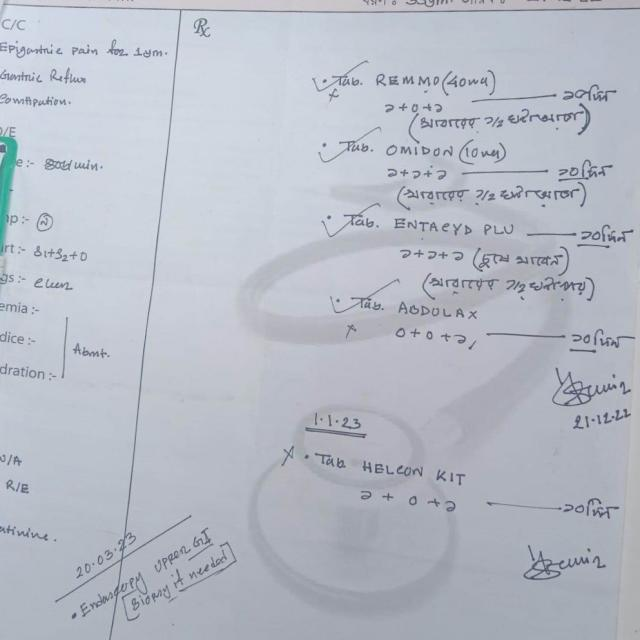
#> input picture data/raw_images/good/img_0073.jpg, 640 x 640 px
$ python paddle_ocr_engine.py
#> lines starting #> are read from the running program, lines starting #| are printed output that depends on the picture; after the words box and inside, x2 and y2 are one past the last pixel; in counts of white or black regions, pixels touching at a corner belong together
"""
PaddleOCR Engine for Prescription Text Extraction (PaddleOCR v3 API)
=====================================================================
Wrapper around PaddleOCR v3 (3.2.x) for English prescription text recognition.

Features:
- English-only recognition (optimized for prescriptions)
- Adaptive preprocessing per field type
- Multi-attempt recognition with different preprocessing strategies
- Confidence-based result filtering

PaddleOCR v3 API Notes:
- Use `ocr.predict(img)` not `ocr.ocr(img)`
- Results are OCRResult dicts with 'rec_texts', 'rec_scores'
- No more use_gpu, show_log, det_db_thresh etc. params

Author: MediScan Project
Version: 6.1 (Feb 2026) - Updated for PaddleOCR v3
"""

import os
import sys
import cv2
import numpy as np
from pathlib import Path
from typing import Dict, List, Tuple, Optional

# Suppress PaddlePaddle logging noise
os.environ['GLOG_v'] = '0'
os.environ['FLAGS_log_dir'] = ''

# Disable PaddlePaddle PIR mode (causes NotImplementedError on Railway CPU)
os.environ['FLAGS_enable_pir_api'] = '0'
os.environ['FLAGS_enable_pir_in_executor'] = '0'

# Add project root to path
project_root = Path(__file__).parent.parent.parent
sys.path.insert(0, str(project_root))


class PaddleOCREngine:
    """
    PaddleOCR v3 engine optimized for English prescription text.

    Features:
    - English-only recognition (cleaner output for prescriptions)
    - Adaptive preprocessing per field type
    - Multiple recognition attempts with different preprocessing
    - Confidence-based result filtering
    """

    # Preprocessing profiles per field type
    FIELD_PROFILES = {
        # Medicine names: typically printed, need sharp text
        'MEDICINE': {'contrast': 2.5, 'denoise': 8, 'sharpen': True, 'upscale': 2.0},
        'DOSE_STRENGTH': {'contrast': 2.5, 'denoise': 8, 'sharpen': True, 'upscale': 2.0},

        # Schedules: often handwritten, need more denoising
        'DOSAGE_SCHEDULE': {'contrast': 2.0, 'denoise': 12, 'sharpen': False, 'upscale': 2.5},
        'DURATION': {'contrast': 2.0, 'denoise': 12, 'sharpen': False, 'upscale': 2.5},

        # Doctor/hospital: printed text, standard processing
        'DOCTOR_NAME': {'contrast': 2.0, 'denoise': 10, 'sharpen': True, 'upscale': 2.0},
        'HOSPITAL': {'contrast': 2.0, 'denoise': 10, 'sharpen': True, 'upscale': 2.0},

        # Other fields
        'DATE': {'contrast': 2.0, 'denoise': 10, 'sharpen': True, 'upscale': 2.0},
        'TEST': {'contrast': 2.0, 'denoise': 10, 'sharpen': False, 'upscale': 2.0},
        'DIAGNOSIS': {'contrast': 2.0, 'denoise': 12, 'sharpen': False, 'upscale': 2.5},
    }

    DEFAULT_PROFILE = {'contrast': 2.0, 'denoise': 10, 'sharpen': False, 'upscale': 2.0}

    def __init__(self):
        """Initialize PaddleOCR v3 engine (English)."""
        print("=" * 60)
        print("INITIALIZING PADDLEOCR v3 ENGINE (English)")
        print("=" * 60)

        self.ocr = None
        self._init_paddleocr()
#> (the call stopped at in _init_paddleocr, `self.ocr = PaddleOCR( use_angle_cls=False, lang='en', show_log=False, )`: paddleocr is not available in this run)
#> further down, img is the input picture: shape (640, 640, 3); mean B, G, R 198.5, 187.8, 182.9

        print("=" * 60)
        print("PADDLEOCR READY")
        print("=" * 60)

    def _init_paddleocr(self):
        """Initialize PaddleOCR with English model (supports both v2 and v3 API)."""
        print("\nLoading PaddleOCR (English-only)...")
        self._use_v3_api = False

        try:
            from paddleocr import PaddleOCR
            import paddleocr
            version = getattr(paddleocr, '__version__', '0.0.0')
            major_ver = int(version.split('.')[0])
            print(f"  PaddleOCR version: {version}")

            if major_ver >= 3:
                # PaddleOCR v3 API
                try:
                    self.ocr = PaddleOCR(
                        lang='en',
                        use_doc_orientation_classify=False,
                        use_doc_unwarping=False,
                        use_textline_orientation=False,
                    )
                    # Quick test to see if predict() actually works
                    test_img = np.zeros((50, 150, 3), dtype=np.uint8) + 255
                    cv2.putText(test_img, "test", (5, 35), cv2.FONT_HERSHEY_SIMPLEX, 1.0, (0, 0, 0), 2)
                    test_result = self.ocr.predict(test_img)
                    if test_result and len(test_result) > 0:
                        r = test_result[0]
                        texts = r.get('rec_texts', []) if hasattr(r, 'get') else []
                        if texts:
                            self._use_v3_api = True
                            print(f"  [OK] PaddleOCR v3 API verified (test returned: {texts})")
                        else:
                            print("  [WARN] v3 API returned empty, falling back to v2 API...")
                            raise RuntimeError("v3 API returned empty text")
                    else:
                        raise RuntimeError("v3 API returned no results")
                except Exception as e:
                    print(f"  [WARN] v3 predict() failed: {e}")
                    print("  Falling back to PaddleOCR v2 API...")
                    self.ocr = PaddleOCR(
                        use_angle_cls=False,
                        lang='en',
                        show_log=False,
                    )
                    self._use_v3_api = False
            else:
                # PaddleOCR v2 API
                self.ocr = PaddleOCR(
                    use_angle_cls=False,
                    lang='en',
                    show_log=False,
                )
                self._use_v3_api = False

            api_label = "v3 (predict)" if self._use_v3_api else "v2 (ocr)"
            print(f"[OK] PaddleOCR loaded (English model, using {api_label} API)")

        except Exception as e:
            print(f"[ERROR] PaddleOCR failed to load: {e}")
            raise

    def preprocess_for_field(self, image: np.ndarray, field_type: str = None) -> np.ndarray:
        """
        Field-specific preprocessing for better OCR.

        Args:
            image: Input image (BGR or grayscale)
            field_type: Type of prescription field

        Returns:
            Preprocessed image (BGR, upscaled)
        """
#> called with field_type = 'MEDICINE'
        profile = self.FIELD_PROFILES.get(field_type, self.DEFAULT_PROFILE)

        # Convert to grayscale for processing
        if len(image.shape) == 3:
            gray = cv2.cvtColor(image, cv2.COLOR_BGR2GRAY)
        else:
            gray = image.copy()

        h, w = gray.shape[:2]
#> h = 640; w = 640

        # 1. Upscale small crops (PaddleOCR works better with larger images)
        upscale = profile['upscale']
        if h < 50 or w < 100:
            upscale = max(upscale, 3.0)  # Extra upscaling for tiny crops

        if upscale > 1.0:
            gray = cv2.resize(gray, None, fx=upscale, fy=upscale,
                            interpolation=cv2.INTER_CUBIC)
#> gray: shape (1280, 1280)

        # 2. Denoise
        denoise_strength = profile['denoise']
        if denoise_strength > 0:
            gray = cv2.fastNlMeansDenoising(gray, None, denoise_strength, 7, 21)

        # 3. Contrast enhancement (CLAHE)
        clip_limit = profile['contrast']
        clahe = cv2.createCLAHE(clipLimit=clip_limit, tileGridSize=(8, 8))
        gray = clahe.apply(gray)
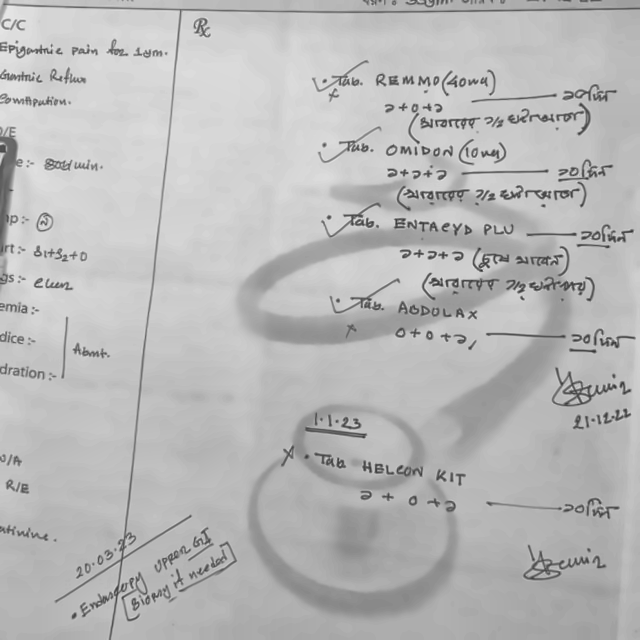
#> gray: shape (1280, 1280) (shown at 1/2 size); min 44, max 242, mean 184.7

        # 4. Sharpening (for printed text like medicine names)
        if profile['sharpen']:
            kernel = np.array([[-1, -1, -1],
                             [-1,  9, -1],
                             [-1, -1, -1]])
            gray = cv2.filter2D(gray, -1, kernel)
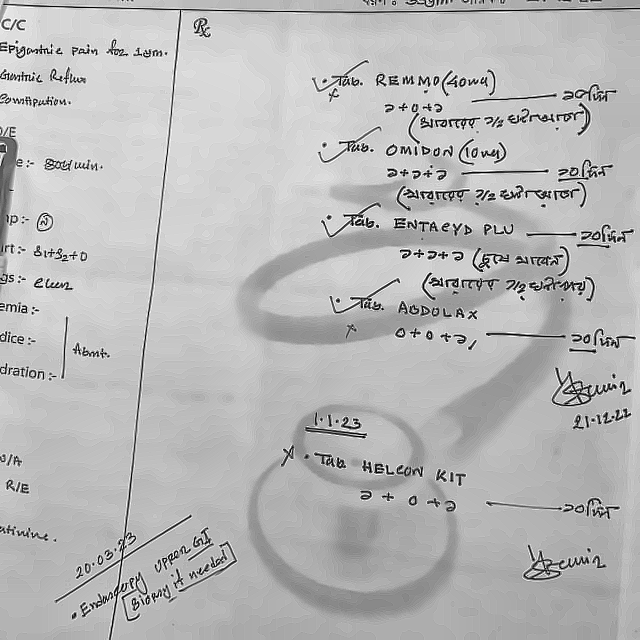
#> gray: shape (1280, 1280) (shown at 1/2 size); min 0, max 255, mean 183.8

        # 5. Normalize for very low/high contrast images
        mean_val = np.mean(gray)
#> mean_val = 183.8
        if mean_val < 80 or mean_val > 200:
            gray = cv2.normalize(gray, None, 0, 255, cv2.NORM_MINMAX)

        # Convert back to BGR (PaddleOCR expects color images)
        result = cv2.cvtColor(gray, cv2.COLOR_GRAY2BGR)

        return result

    def _run_ocr(self, image: np.ndarray) -> List[Tuple[str, float]]:
        """
        Run PaddleOCR on image and return text+confidence pairs.
        Automatically uses v3 or v2 API based on what worked during init.

        Args:
            image: BGR image

        Returns:
            List of (text, confidence) tuples
        """
        try:
            if self._use_v3_api:
                return self._run_ocr_v3(image)
            else:
                return self._run_ocr_v2(image)
        except Exception as e:
            print(f"[PaddleOCR Error] {type(e).__name__}: {e}")
            import traceback
            traceback.print_exc()
            return []

    # [29 lines left out: function _run_ocr_v3, not called in this run]

    def _run_ocr_v2(self, image: np.ndarray) -> List[Tuple[str, float]]:
        """Run OCR using PaddleOCR v2 ocr() API."""
        results = self.ocr.ocr(image, cls=False)

        if not results:
            return []

        text_results = []
        for page_result in results:
            if page_result is None:
                continue
            # v2 format: [[box, (text, confidence)], ...]
            if isinstance(page_result, list):
                for line in page_result:
                    if isinstance(line, (list, tuple)) and len(line) == 2:
                        text_info = line[1]
                        if isinstance(text_info, (list, tuple)) and len(text_info) == 2:
                            text, score = text_info
                            if text and str(text).strip():
                                text_results.append((str(text).strip(), float(score)))

        return text_results

    def recognize(self, image: np.ndarray, field_type: str = None) -> Dict:
        """
        Recognize text from an image crop.

        Uses field-specific preprocessing and multi-attempt strategy:
        1. Field-optimized preprocessing
        2. If low confidence, try with raw upscaled image
        3. If still low, try binary thresholding

        Args:
            image: Input image crop (BGR or grayscale)
            field_type: Optional field type for optimized preprocessing

        Returns:
            Dictionary with 'text', 'confidence', 'raw_text', 'field_type'
        """
        result = {
            'text': '',
            'confidence': 0.0,
            'raw_text': '',
            'field_type': field_type,
            'engine': 'paddleocr_v3'
        }

        if image is None or image.size == 0:
            return result

        # Ensure BGR format
        if len(image.shape) == 2:
            image = cv2.cvtColor(image, cv2.COLOR_GRAY2BGR)

        # Attempt 1: Field-specific preprocessing
        processed = self.preprocess_for_field(image, field_type)
        ocr_results = self._run_ocr(processed)
#> ocr_results = []

        if ocr_results:
            texts = [t for t, c in ocr_results]
            confidences = [c for t, c in ocr_results]
            avg_conf = sum(confidences) / len(confidences)

            result['text'] = ' '.join(texts)
            result['raw_text'] = ' '.join(texts)
            result['confidence'] = avg_conf

        # Attempt 2: If low confidence, try with raw image (just upscaled)
        if result['confidence'] < 0.6:
            h, w = image.shape[:2]
#> h = 640; w = 640
            if h < 50 or w < 100:
                upscaled = cv2.resize(image, None, fx=3.0, fy=3.0,
                                     interpolation=cv2.INTER_CUBIC)
            else:
                upscaled = cv2.resize(image, None, fx=2.0, fy=2.0,
                                     interpolation=cv2.INTER_CUBIC)

            ocr_results2 = self._run_ocr(upscaled)
#> ocr_results2 = []

            if ocr_results2:
                texts2 = [t for t, c in ocr_results2]
                confidences2 = [c for t, c in ocr_results2]
                avg_conf2 = sum(confidences2) / len(confidences2)

                if avg_conf2 > result['confidence']:
                    result['text'] = ' '.join(texts2)
                    result['raw_text'] = ' '.join(texts2)
                    result['confidence'] = avg_conf2

        # Attempt 3: If still low, try binary thresholding
        if result['confidence'] < 0.5:
            gray = cv2.cvtColor(image, cv2.COLOR_BGR2GRAY) if len(image.shape) == 3 else image
            gray = cv2.resize(gray, None, fx=2.5, fy=2.5, interpolation=cv2.INTER_CUBIC)
#> gray: shape (1600, 1600)
            _, binary = cv2.threshold(gray, 0, 255, cv2.THRESH_BINARY + cv2.THRESH_OTSU)
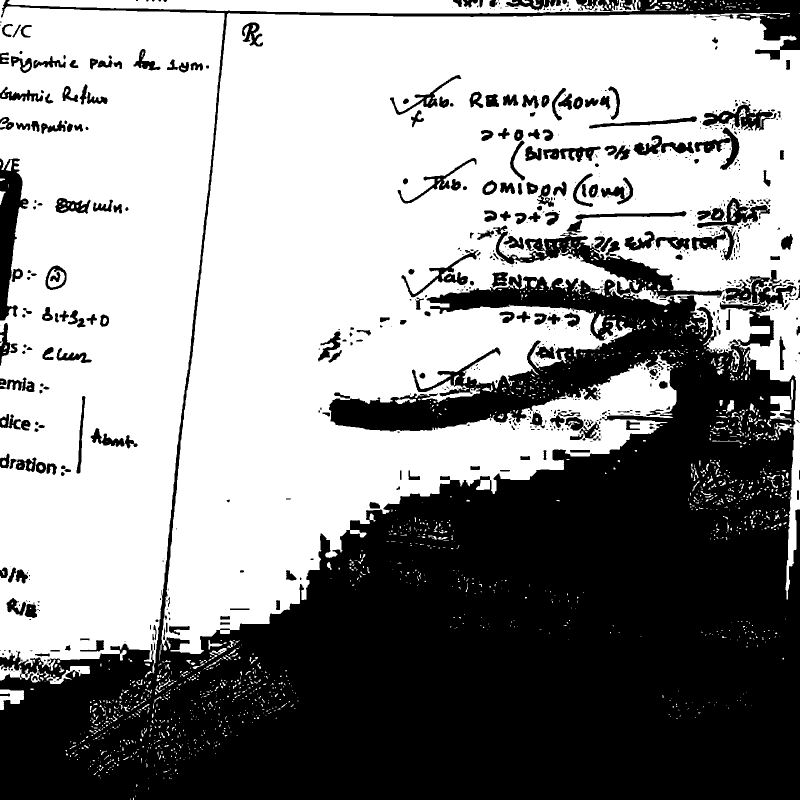
#> binary: shape (1600, 1600) (shown at 1/2 size); 57.6% white; 779 black regions (475 under 20 px), largest, box (x1, y1, x2, y2) and area: (0, 0, 1600, 1600) 984987, (0, 317, 57, 641) 9256, (1405, 208, 1553, 261) 3147
            binary_bgr = cv2.cvtColor(binary, cv2.COLOR_GRAY2BGR)

            ocr_results3 = self._run_ocr(binary_bgr)
#> ocr_results3 = []

            if ocr_results3:
                texts3 = [t for t, c in ocr_results3]
                confidences3 = [c for t, c in ocr_results3]
                avg_conf3 = sum(confidences3) / len(confidences3)

                if avg_conf3 > result['confidence']:
                    result['text'] = ' '.join(texts3)
                    result['raw_text'] = ' '.join(texts3)
                    result['confidence'] = avg_conf3

        return result

    # [21 lines left out: function recognize_batch, not called in this run]


# ═══════════════════════════════════════════════════════════════════════════════
# Singleton instance
# ═══════════════════════════════════════════════════════════════════════════════

_engine_instance = None

def get_paddle_ocr() -> PaddleOCREngine:
    """Get or create PaddleOCR engine singleton."""
    global _engine_instance
    if _engine_instance is None:
        _engine_instance = PaddleOCREngine()
    return _engine_instance


# ═══════════════════════════════════════════════════════════════════════════════
# Test
# ═══════════════════════════════════════════════════════════════════════════════

if __name__ == "__main__":
    print("\n" + "=" * 60)
    print("TESTING PADDLEOCR v3 ENGINE")
    print("=" * 60)

    engine = get_paddle_ocr()

    # Find test images
    test_dir = project_root / "data" / "raw_images" / "good"
    test_images = list(test_dir.glob("*.jpg"))[:3]

    if test_images:
        for img_path in test_images:
            print(f"\nTesting: {img_path.name}")
            img = cv2.imread(str(img_path))

            if img is not None:
                result = engine.recognize(img, field_type='MEDICINE')
#> result = {'text': '', 'confidence': 0, 'raw_text': '', 'field_type': 'MEDICINE', 'engine': 'paddleocr_v3'}
                text = result['text']
#> text = ''
                print(f"  Text: {text[:80]}..." if len(text) > 80 else f"  Text: {text}")
#|   Text:
                print(f"  Confidence: {result['confidence']:.2%}")
#|   Confidence: 0.00%
    else:
        print("No test images found!")

    print("\n[DONE] PaddleOCR v3 engine test complete!")
